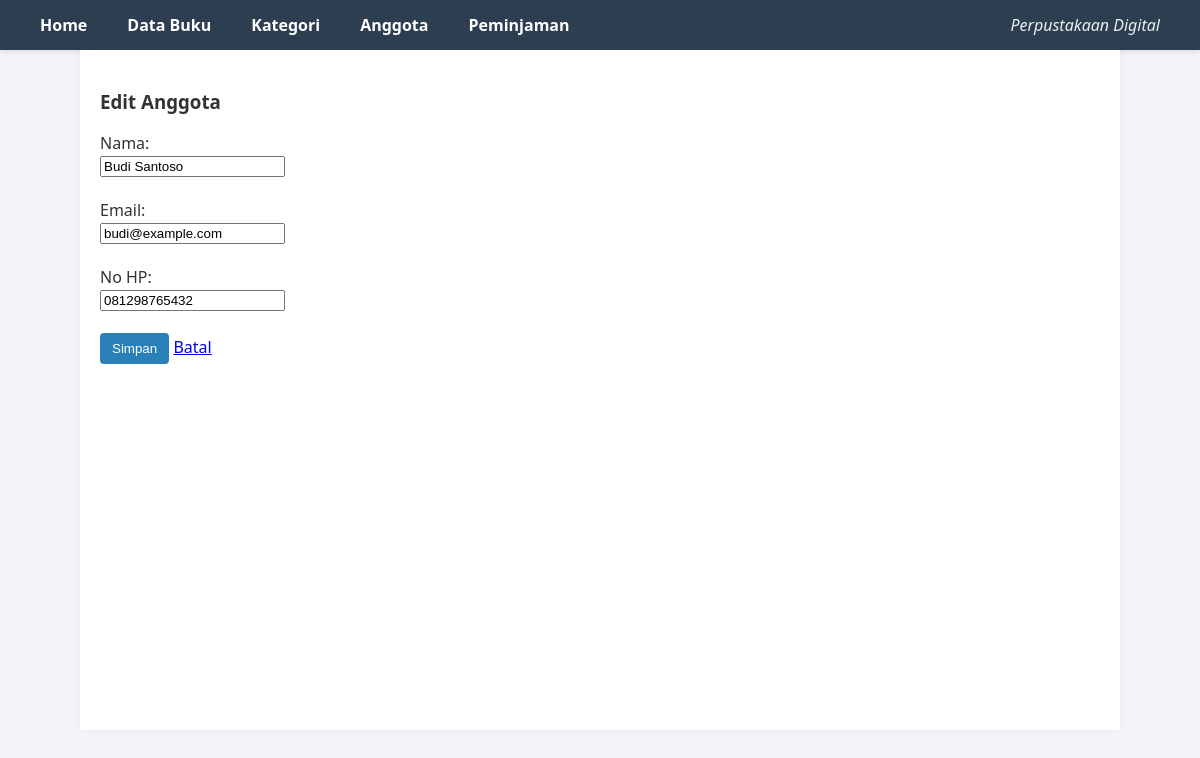
Page /db_tp10/index.php?page=member_edit&id=2 on the committed database.
### tables this page shows
CREATE TABLE `members` (
  `id` int(11) NOT NULL,
  `name` varchar(100) NOT NULL,
  `email` varchar(100) NOT NULL,
  `phone` varchar(20) DEFAULT NULL
);

### db_tp10/viewmodels/MemberViewModel.php (called while the page is built, shortened)
<?php
require_once 'models/Member.php';
require_once 'config/db.php';
class MemberViewModel {
    private $model;
    public function __construct() {
        $database = new Database();
        $this->model = new Member($database->getConnection());
    }
    public function showEditForm($id) {
        $this->model->id = $id;
        $this->model->readOne();
        return $this->model;
    }
}
?>

### db_tp10/config/db.php (called while the page is built, shortened)
<?php
class Database {
    private $host = "localhost";
    private $db_name = "db_tp10";
    private $username = "root";
    private $password = "";
    public function getConnection() {
        $this->conn = null;
        try {
            $this->conn = new PDO("mysql:host=" . $this->host . ";dbname=" . $this->db_name, $this->username, $this->password);
            $this->conn->setAttribute(PDO::ATTR_ERRMODE, PDO::ERRMODE_EXCEPTION);
        } catch(PDOException $exception) {
            echo "Connection error: " . $exception->getMessage();
        }
        return $this->conn;
    }
}
?>

### db_tp10/models/Member.php (called while the page is built, shortened)
<?php
class Member {
    private $conn;
    private $table_name = "members";
    public $id;
    public function __construct($db) {
        $this->conn = $db;
    }
    public function readOne() {
        $query = "SELECT * FROM " . $this->table_name . " WHERE id = ? LIMIT 0,1";
        $stmt = $this->conn->prepare($query);
        $stmt->bindParam(1, $this->id);
        $stmt->execute();
        $row = $stmt->fetch(PDO::FETCH_ASSOC);
        if($row) {
            $this->name = $row['name'];
            $this->email = $row['email'];
            $this->phone = $row['phone'];
            return true;
        }
        return false;
    }
}
?>

### db_tp10/views/member_form.php (the view, shortened to what this page needs)
<!DOCTYPE html>
<html>
<head><title>Form Anggota</title></head>
<body>
    <h3><?= isset($member) ? 'Edit Anggota' : 'Tambah Anggota' ?></h3>
    <?php $action = isset($member) ? 'index.php?action=member_update' : 'index.php?action=member_store'; ?>
    <form action="<?= $action ?>" method="POST">
        <label>Nama:</label><br>
        <input type="text" name="name" required value="<?= isset($member) ? $member->name : '' ?>"><br><br>
        <label>Email:</label><br>
        <input type="email" name="email" required value="<?= isset($member) ? $member->email : '' ?>"><br><br>
        <label>No HP:</label><br>
        <input type="text" name="phone" value="<?= isset($member) ? $member->phone : '' ?>"><br><br>
        <button type="submit">Simpan</button>
        <a href="index.php?page=members">Batal</a>
    </form>
</body>
</html>

### db_tp10/index.php (style rules this page uses)
body { font-family: 'Segoe UI', Tahoma, Geneva, Verdana, sans-serif; margin: 0; padding: 0; background-color: #f4f4f9; color: #333; }
a.btn, button { background-color: #2980b9; color: white; padding: 8px 12px; text-decoration: none; border-radius: 4px; border: none; cursor: pointer; display: inline-block; }

### rows in the picture
members: name "Budi Santoso", email "budi@example.com", phone "081298765432"
